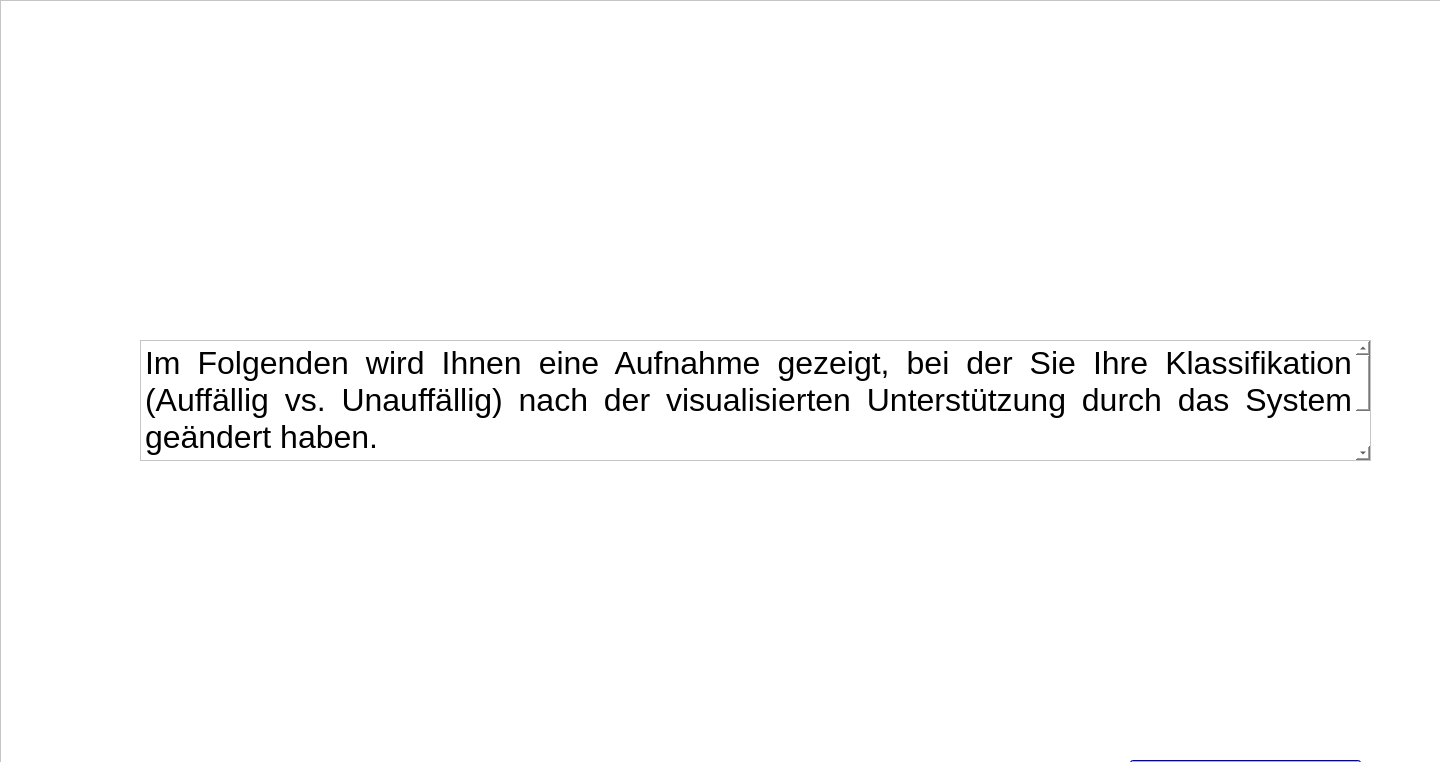
<?xml version="1.0" encoding="UTF-8"?>
<ui version="4.0">
 <class>Form</class>
 <widget class="QWidget" name="Form">
  <property name="geometry">
   <rect>
    <x>0</x>
    <y>0</y>
    <width>1440</width>
    <height>762</height>
   </rect>
  </property>
  <property name="windowTitle">
   <string>Form</string>
  </property>
  <widget class="QFrame" name="frame">
   <property name="geometry">
    <rect>
     <x>0</x>
     <y>0</y>
     <width>1511</width>
     <height>1041</height>
    </rect>
   </property>
   <property name="styleSheet">
    <string notr="true">background-color: white;</string>
   </property>
   <property name="frameShape">
    <enum>QFrame::StyledPanel</enum>
   </property>
   <property name="frameShadow">
    <enum>QFrame::Raised</enum>
   </property>
   <widget class="QPushButton" name="weiterBtn">
    <property name="geometry">
     <rect>
      <x>1130</x>
      <y>760</y>
      <width>231</width>
      <height>81</height>
     </rect>
    </property>
    <property name="autoFillBackground">
     <bool>false</bool>
    </property>
    <property name="styleSheet">
     <string notr="true">background-color: blue; font: bold 30px; color: white;</string>
    </property>
    <property name="text">
     <string>Weiter</string>
    </property>
    <property name="autoDefault">
     <bool>false</bool>
    </property>
    <property name="default">
     <bool>false</bool>
    </property>
    <property name="flat">
     <bool>false</bool>
    </property>
   </widget>
   <widget class="QTextBrowser" name="textBrowser">
    <property name="geometry">
     <rect>
      <x>140</x>
      <y>340</y>
      <width>1231</width>
      <height>121</height>
     </rect>
    </property>
    <property name="html">
     <string>&lt;!DOCTYPE HTML PUBLIC &quot;-//W3C//DTD HTML 4.0//EN&quot; &quot;http://www.w3.org/TR/REC-html40/strict.dtd&quot;&gt;
&lt;html&gt;&lt;head&gt;&lt;meta name=&quot;qrichtext&quot; content=&quot;1&quot; /&gt;&lt;style type=&quot;text/css&quot;&gt;
p, li { white-space: pre-wrap; }
&lt;/style&gt;&lt;/head&gt;&lt;body style=&quot; font-family:'.AppleSystemUIFont'; font-size:13pt; font-weight:400; font-style:normal;&quot;&gt;
&lt;p align=&quot;justify&quot; style=&quot; margin-top:0px; margin-bottom:0px; margin-left:0px; margin-right:0px; -qt-block-indent:0; text-indent:0px;&quot;&gt;&lt;span style=&quot; font-family:'Helvetica Neue'; font-size:24pt;&quot;&gt;Im Folgenden wird Ihnen eine Aufnahme gezeigt, bei der Sie Ihre Klassifikation (Auffällig vs. Unauffällig) nach der visualisierten Unterstützung durch das System geändert haben. &lt;/span&gt;&lt;/p&gt;
&lt;p align=&quot;justify&quot; style=&quot; margin-top:0px; margin-bottom:0px; margin-left:0px; margin-right:0px; -qt-block-indent:0; text-indent:0px;&quot;&gt;&lt;span style=&quot; font-family:'Helvetica Neue'; font-size:24pt;&quot;&gt;Im Anschluss sollen Sie begründen, warum Sie an dieser Stelle Ihre Meinung geändert haben.&lt;/span&gt;&lt;span style=&quot; font-size:24pt;&quot;&gt; &lt;/span&gt;&lt;/p&gt;&lt;/body&gt;&lt;/html&gt;</string>
    </property>
   </widget>
  </widget>
 </widget>
 <resources/>
 <connections/>
</ui>
